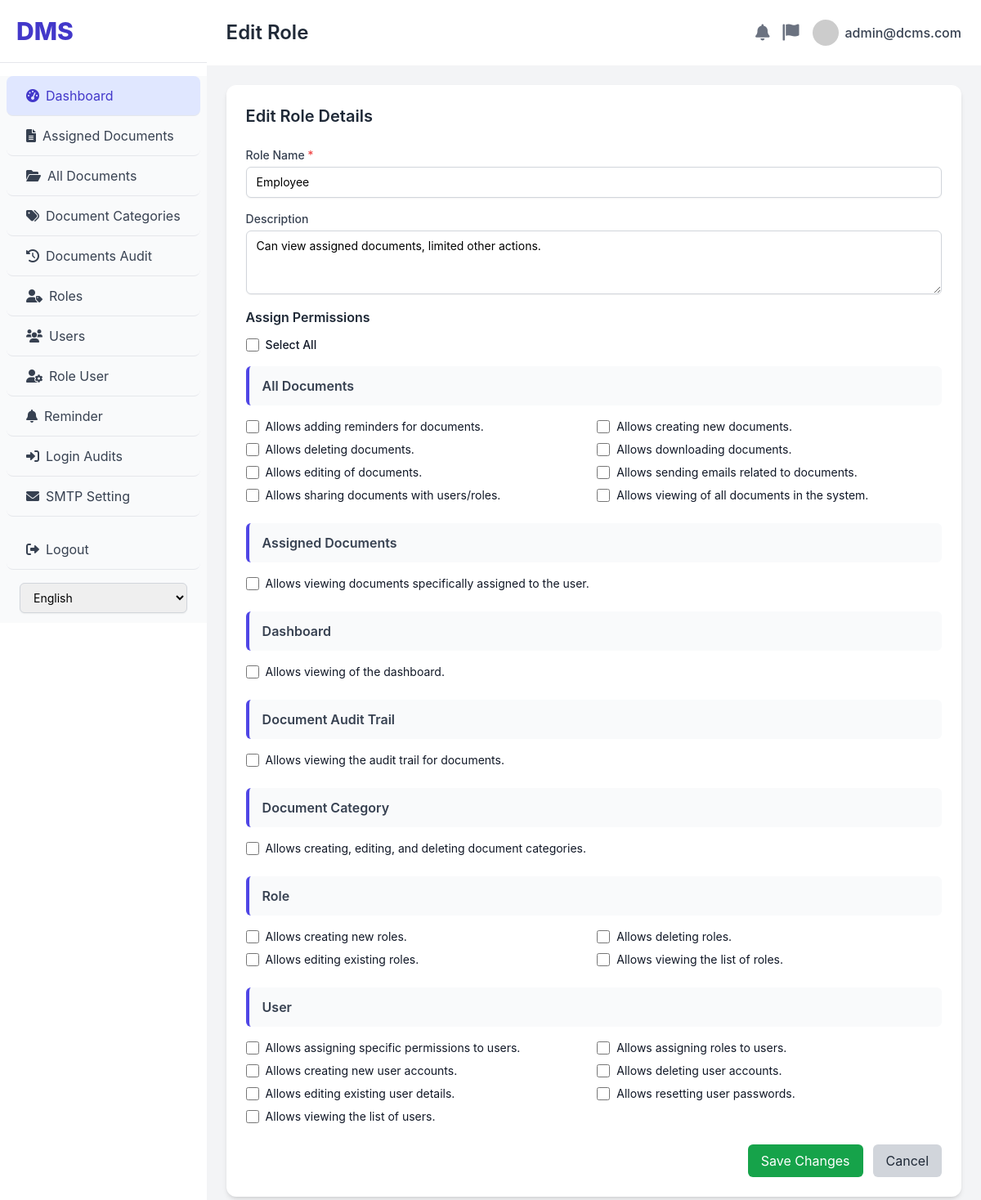
The app's page /edit_role_page.php?id=2 (signed in) with its own data.
### tables this page shows
CREATE TABLE `roles` (
  `id` int(11) NOT NULL,
  `name` varchar(255) NOT NULL,
  `created_at` timestamp NOT NULL DEFAULT current_timestamp(),
  `description` varchar(100) NOT NULL
);

CREATE TABLE `permissions` (
  `id` int(11) NOT NULL,
  `name` varchar(100) NOT NULL,
  `description` text DEFAULT NULL,
  `category` varchar(50) NOT NULL DEFAULT 'General',
  `created_at` timestamp NOT NULL DEFAULT current_timestamp()
);

### auth_check.php (called while the page is built, shortened)
<?php
$user_email = $_SESSION['user_email'] ?? 'Guest';
?>

### edit_role_page.php (the view, shortened to what this page needs)
<?php
include 'auth_check.php';
$role_data = null;
$current_role_permissions = [];
$role_id = $_GET['id'] ?? null;
$all_permissions = [];
$permissions_result = $conn->query("SELECT id, name, description, category FROM permissions ORDER BY category, name ASC");
if ($permissions_result) {
    while ($row = $permissions_result->fetch_assoc()) {
        $all_permissions[$row['category']][] = $row;
    }
} else {
    error_log("Error fetching all permissions: " . $conn->error);
}
$stmt_role = $conn->prepare("SELECT id, name, description FROM roles WHERE id = ?");
$stmt_role->bind_param("i", $role_id);
$stmt_role->execute();
$result_role = $stmt_role->get_result();
if ($result_role->num_rows > 0) {
    $role_data = $result_role->fetch_assoc();
} else {
    $message = "Role not found for editing.";
    $message_type = 'error';
    $role_id = null;
}
?>
<!DOCTYPE html>
<html lang="en">
<head>
    <script src="https://cdn.tailwindcss.com"></script>
    <link rel="stylesheet" href="https://cdnjs.cloudflare.com/ajax/libs/font-awesome/6.0.0-beta3/css/all.min.css">
</head>
<body class="flex h-screen overflow-hidden">
    <div class="w-70 bg-white shadow-lg flex-shrink-0 overflow-y-auto">
        <div class="p-5 border-b border-gray-200">
            <h1 class="text-3xl font-extrabold text-indigo-700">DMS</h1>
        </div>
        <nav class="mt-4 bg-gray-50">
            <a href="dashboard.php" class="flex items-center py-3 px-6 text-gray-700 hover:bg-indigo-50 hover:text-indigo-500 rounded-lg mx-2 transition duration-150 ease-in-out bg-indigo-100 text-indigo-700 border-b">
                <i class="fas fa-tachometer-alt mr-2"></i> <?php echo $lang['dashboard']; ?>
            </a>
            <a href="assigned_documents.php" class="flex items-center py-3 px-6 text-gray-700 hover:bg-indigo-50 hover:text-indigo-700 rounded-lg mx-2 transition duration-150 ease-in-out border-b">
                <i class="fas fa-file-alt mr-2"></i> <?php echo $lang['assigned_documents']; ?>
            </a>
            <a href="all_documents.php" class="flex items-center py-3 px-6 text-gray-700 hover:bg-indigo-50 hover:text-indigo-700 rounded-lg mx-2 transition duration-150 ease-in-out border-b">
                <i class="fas fa-folder-open mr-2"></i> <?php echo $lang['all_documents']; ?>
            </a>
            <a href="document_categories.php" class="flex items-center py-3 px-6 text-gray-700 hover:bg-indigo-50 hover:text-indigo-700 rounded-lg mx-2 transition duration-150 ease-in-out border-b">
                <i class="fas fa-tags mr-2"></i> <?php echo $lang['document_categories']; ?>
            </a>
            <a href="documents_audit_trail.php" class="flex items-center py-3 px-6 text-gray-700 hover:bg-indigo-50 hover:text-indigo-700 rounded-lg mx-2 transition duration-150 ease-in-out border-b">
                <i class="fas fa-history mr-2"></i> <?php echo $lang['documents_audit_trail']; ?>
            </a>
            <a href="roles.php" class="flex items-center py-3 px-6 text-gray-700 hover:bg-indigo-50 hover:text-indigo-700 rounded-lg mx-2 transition duration-150 ease-in-out border-b">
                <i class="fas fa-user-tag mr-2"></i> <?php echo $lang['roles']; ?>
            </a>
            <a href="users.php" class="flex items-center py-3 px-6 text-gray-700 hover:bg-indigo-50 hover:text-indigo-700 rounded-lg mx-2 transition duration-150 ease-in-out border-b">
                <i class="fas fa-users mr-2"></i> <?php echo $lang['users']; ?>
            </a>
            <a href="role_user.php" class="flex items-center py-3 px-6 text-gray-700 hover:bg-indigo-50 hover:text-indigo-700 rounded-lg mx-2 transition duration-150 ease-in-out border-b">
                <i class="fas fa-user-cog mr-2"></i> <?php echo $lang['role_user']; ?>
            </a>
            <a href="reminder.php" class="flex items-center py-3 px-6 text-gray-700 hover:bg-indigo-50 hover:text-indigo-700 rounded-lg mx-2 transition duration-150 ease-in-out border-b">
                <i class="fas fa-bell mr-2"></i> <?php echo $lang['reminder']; ?>
            </a>
            <a href="#" class="flex items-center py-3 px-6 text-gray-700 hover:bg-indigo-50 hover:text-indigo-700 rounded-lg mx-2 transition duration-150 ease-in-out border-b">
                <i class="fas fa-sign-in-alt mr-2"></i> <?php echo $lang['login_audits']; ?>
            </a>
            <a href="#" class="flex items-center py-3 px-6 text-gray-700 hover:bg-indigo-50 hover:text-indigo-700 rounded-lg mx-2 transition duration-150 ease-in-out border-b">
                <i class="fas fa-envelope mr-2"></i> <?php echo $lang['smtp_setting']; ?>
            </a>
            <a href="/dcms/logout.php" class="flex items-center py-3 px-6 text-gray-700 hover:bg-red-50 hover:text-red-700 rounded-lg mx-2 transition duration-150 ease-in-out mt-4 border-b" id="logout-link">
                <i class="fas fa-sign-out-alt mr-2"></i> <?php echo $lang['logout']; ?>
            </a>
            <div class="px-6 py-3">
                <form method="post" id="lang-form">
                    <select name="lang" id="lang-select" class="mt-1 block w-full px-3 py-2 border border-gray-300 rounded-md shadow-sm focus:ring-indigo-500 focus:border-indigo-500 sm:text-sm" onchange="document.getElementById('lang-form').submit()">
                        <option value="en" <?php echo ($_SESSION['lang'] === 'en') ? 'selected' : ''; ?>>English</option>
                    </select>
                </form>
            </div>
        </nav>
    </div>
    <div class="flex-1 flex flex-col overflow-hidden">
        <header class="flex items-center justify-between p-6 bg-white shadow-md">
            <div class="flex items-center">
                <h1 class="text-2xl font-semibold text-gray-800">Edit Role</h1>
            </div>
            <div class="flex items-center space-x-4">
                <button class="text-gray-500 hover:text-gray-700 focus:outline-none focus:text-gray-700">
                    <i class="fas fa-bell text-xl"></i>
                </button>
                <button class="text-gray-500 hover:text-gray-700 focus:outline-none focus:text-gray-700">
                    <i class="fas fa-flag text-xl"></i>
                </button>
                <div class="relative">
                    <button class="flex items-center space-x-2 text-gray-700 hover:text-gray-900 focus:outline-none focus:text-gray-900">
                        <img class="h-8 w-8 rounded-full object-cover" src="https://placehold.co/150x150/cccccc/ffffff?text=User" alt="User Avatar">
                        <span class="hidden md:inline-block font-medium"><?php echo htmlspecialchars($user_email); ?></span>
                    </button>
                </div>
            </div>
        </header>
        <main class="flex-1 overflow-x-hidden overflow-y-auto bg-gray-100 p-6">
            <div class="bg-white rounded-xl shadow-md p-6">
                <h2 class="text-xl font-semibold text-gray-800 mb-6">Edit Role Details</h2>
                <?php if ($role_data): ?>
                <form action="edit_role_page.php?id=<?php echo htmlspecialchars($role_id); ?>" method="POST" class="space-y-4">
                    <div>
                        <label for="role_name" class="block text-sm font-medium text-gray-700">Role Name <span class="text-red-500">*</span></label>
                        <input type="text" id="role_name" name="role_name" required
                               value="<?php echo htmlspecialchars($role_data['name']); ?>"
                               class="mt-1 block w-full px-3 py-2 border border-gray-300 rounded-md shadow-sm focus:ring-indigo-500 focus:border-indigo-500 sm:text-sm">
                    </div>
                    <div>
                        <label for="description" class="block text-sm font-medium text-gray-700">Description</label>
                        <textarea id="description" name="description" rows="3"
                                  class="mt-1 block w-full px-3 py-2 border border-gray-300 rounded-md shadow-sm focus:ring-indigo-500 focus:border-indigo-500 sm:text-sm"><?php echo htmlspecialchars($role_data['description']); ?></textarea>
                    </div>
                    <div class="mt-6">
                        <h4 class="text-md font-semibold text-gray-800 mb-3">Assign Permissions</h4>
                        <div class="flex items-center mb-3">
                            <input type="checkbox" id="select-all-edit" class="h-4 w-4 text-indigo-600 border-gray-300 rounded focus:ring-indigo-500">
                            <label for="select-all-edit" class="ml-2 block text-sm text-gray-900 font-medium">Select All</label>
                        </div>
                        <?php foreach ($all_permissions as $category => $permissions): ?>
                            <div class="permission-category-header"><?php echo htmlspecialchars($category); ?></div>
                            <div class="permission-grid">
                                <?php foreach ($permissions as $permission): ?>
                                    <div class="flex items-center">
                                        <input type="checkbox" id="edit-perm-<?php echo htmlspecialchars($permission['id']); ?>"
                                               name="permissions[]" value="<?php echo htmlspecialchars($permission['id']); ?>"
                                               class="h-4 w-4 text-indigo-600 border-gray-300 rounded focus:ring-indigo-500 edit-permission-checkbox"
                                               <?php echo in_array($permission['id'], $current_role_permissions) ? 'checked' : ''; ?>>
                                        <label for="edit-perm-<?php echo htmlspecialchars($permission['id']); ?>" class="ml-2 block text-sm text-gray-900">
                                            <?php echo htmlspecialchars($permission['description'] ?: $permission['name']); ?>
                                        </label>
                                    </div>
                                <?php endforeach; ?>
                            </div>
                        <?php endforeach; ?>
                    </div>
                    <div class="flex justify-end space-x-3 mt-6">
                        <button type="submit" class="px-4 py-2 bg-green-600 text-white rounded-md hover:bg-green-700">Save Changes</button>
                        <button type="button" onclick="window.history.back();" class="px-4 py-2 bg-gray-300 text-gray-800 rounded-md hover:bg-gray-400">Cancel</button>
                    </div>
                </form>
                <?php endif; ?>
            </div>
        </main>
    </div>
</body>
</html>

### records on screen
roles: role_name "Employee", description "Can view assigned documents, limited other actions."
permissions: description "Allows adding reminders for documents."
permissions: description "Allows creating new documents."
permissions: description "Allows deleting documents."
permissions: description "Allows downloading documents."
permissions: description "Allows editing of documents."
permissions: description "Allows sending emails related to documents."
permissions: description "Allows sharing documents with users/roles."
permissions: description "Allows viewing of all documents in the system."
permissions: description "Allows viewing documents specifically assigned to the user."
permissions: description "Allows viewing of the dashboard."
permissions: description "Allows viewing the audit trail for documents."
permissions: description "Allows creating, editing, and deleting document categories."
permissions: description "Allows creating new roles."
permissions: description "Allows deleting roles."
permissions: description "Allows editing existing roles."
permissions: description "Allows viewing the list of roles."
permissions: description "Allows assigning specific permissions to users."
permissions: description "Allows assigning roles to users."
permissions: description "Allows creating new user accounts."
permissions: description "Allows deleting user accounts."
permissions: description "Allows editing existing user details."
permissions: description "Allows resetting user passwords."
permissions: description "Allows viewing the list of users."

### other values on screen
$lang['dashboard'] "Dashboard"
$lang['assigned_documents'] "Assigned Documents"
$lang['all_documents'] "All Documents"
$lang['document_categories'] "Document Categories"
$lang['documents_audit_trail'] "Documents Audit"
$lang['roles'] "Roles"
$lang['users'] "Users"
$lang['role_user'] "Role User"
$lang['reminder'] "Reminder"
$lang['login_audits'] "Login Audits"
$lang['smtp_setting'] "SMTP Setting"
$lang['logout'] "Logout"
$user_email "admin@dcms.com"
$category "All Documents"
$category "Assigned Documents"
